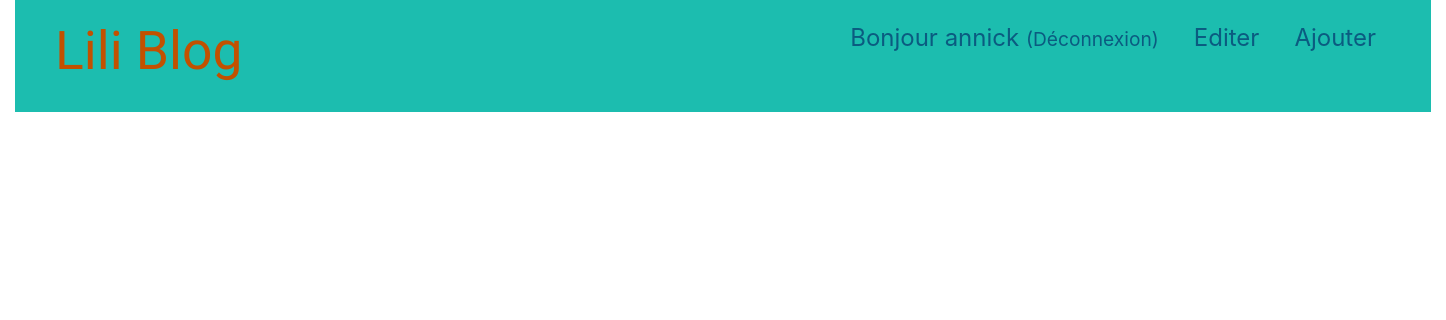
Before: /drafts/ (signed in) with the older database file.
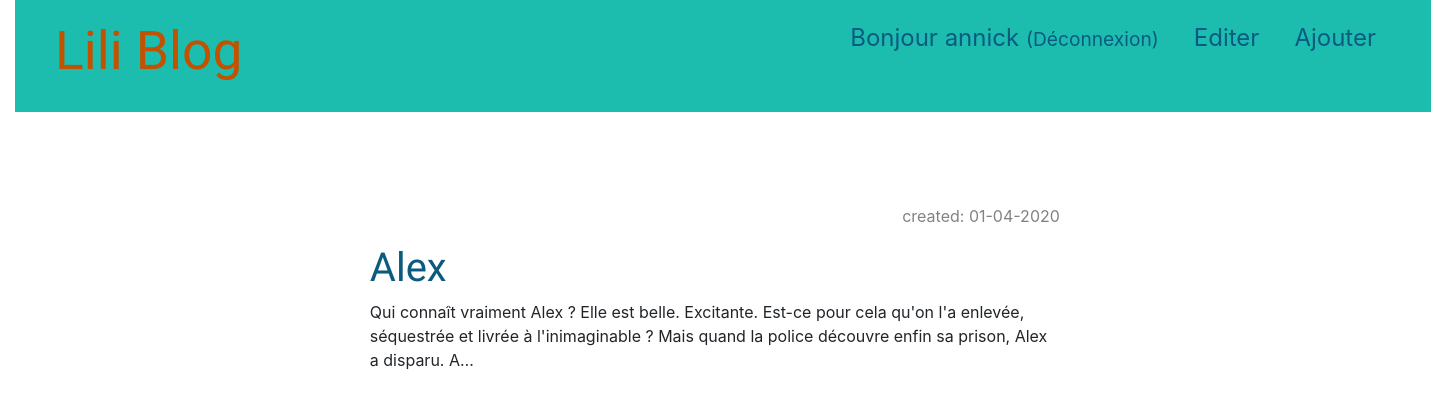
After: the same page with the newer database file.
### blog/models.py (models this page shows, shortened)
class Post(models.Model):
    author = models.ForeignKey(settings.AUTH_USER_MODEL, on_delete=models.CASCADE)
    title = models.CharField(max_length=200)
    auteur = models.CharField(max_length=200, default=True)
    accroche = models.CharField(max_length=200, default=True)
    text = models.TextField()
    created_date = models.DateTimeField(default=timezone.now)
    published_date = models.DateTimeField(blank=True, null=True)
    image = models.ImageField(upload_to = 'images/')

### blog/views.py (the view)
# urls.py: path('drafts/', views.post_draft_list, name='post_draft_list'),
@login_required
def post_draft_list(request):
    posts = Post.objects.filter(published_date__isnull=True).order_by('created_date')
    return render(request, 'blog/post_draft_list.html', {'posts': posts})

### blog/templates/blog/post_draft_list.html
{% extends 'blog/base.html' %} {% load static %} {% block content %} {% for post in posts %}
<div class="post">
    <p class="date">created: {{ post.created_date|date:'d-m-Y' }}</p>
    <h1><a href="{% url 'post_detail' pk=post.pk %}">{{ post.title }}</a></h1>
    <p>{{ post.text|truncatechars:200 }}</p>
</div>
{% endfor %} {% endblock %}

Changed rows visible on the page:
added Post: created_date "01-04-2020", title "Alex", text "Qui connaît vraiment Alex ? Elle est belle. Excitante. Est-ce pour cela qu'on l'a enlevée, séquestrée et livrée à l'inimaginable ? Mais quand la police découvre enfin sa prison, Alex a disparu. A…"
